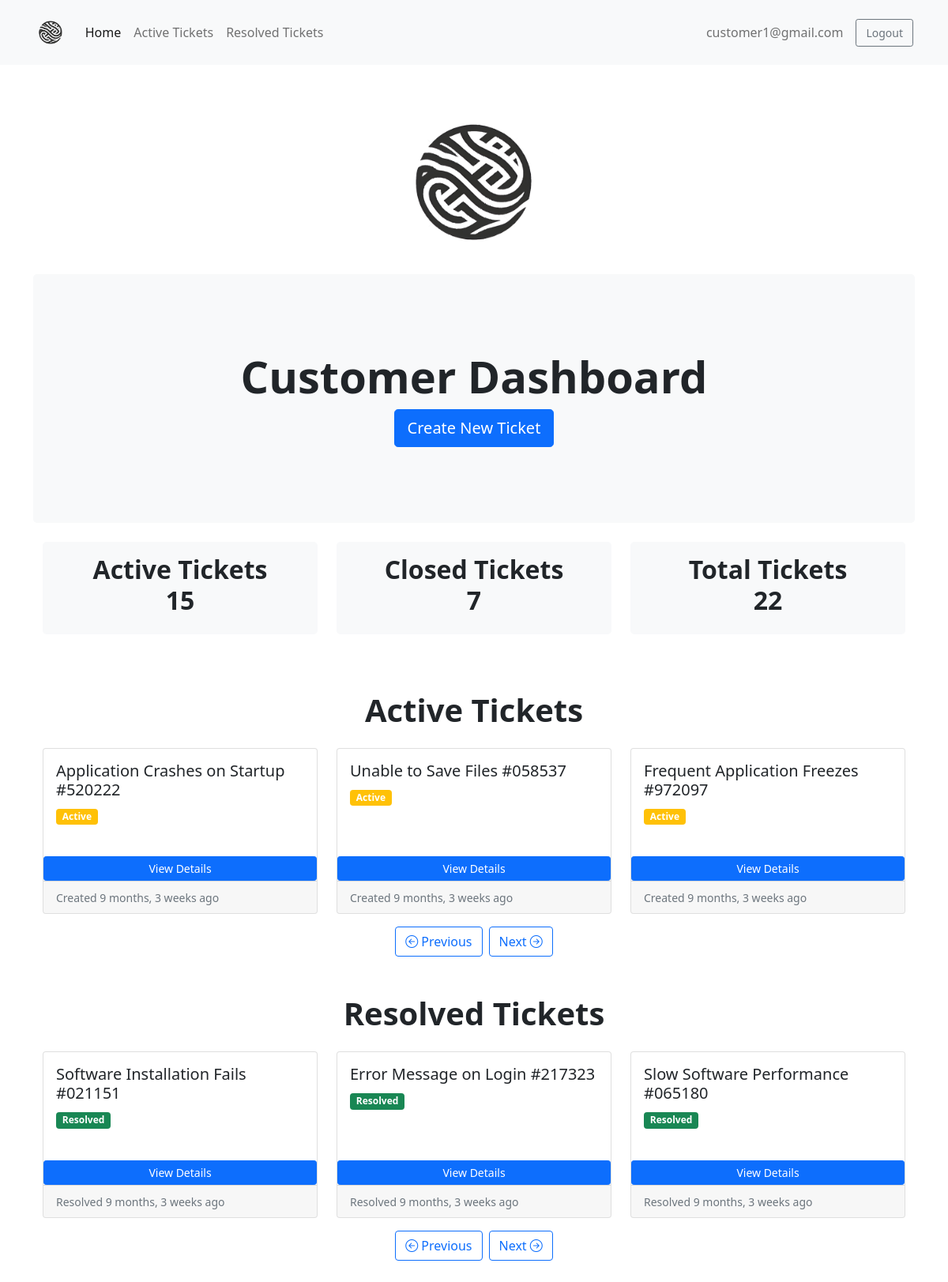
The app's page / (signed in) with its own data.
### accounts/models.py (models this page shows)
class User(AbstractUser):
    is_customer = models.BooleanField(default=False)
    is_engineer = models.BooleanField(default=False)
    email = models.EmailField(unique=True)

### ticket/models.py (models this page shows)
class Ticket(models.Model):
    customer = models.ForeignKey(User, on_delete=models.CASCADE)
    engineer = models.ForeignKey(User, on_delete=models.DO_NOTHING, related_name='engineer', null=True, blank=True)
    ticket_id = models.CharField(max_length=15, unique=True)
    ticket_title = models.CharField(max_length=50)
    ticket_description = models.TextField()
    status = models.CharField(max_length=20, choices=(('Active', 'Active'), ('Pending', 'Pending'), ('Resolved', 'Resolved')), default='Pending')
    created_on = models.DateTimeField(auto_now_add=True)
    last_modified = models.DateTimeField(auto_now=True)
    is_resolved = models.BooleanField(default=False)
    severity = models.CharField(max_length=5, choices=(('A', 'A'), ('B', 'B')), default='B')
    is_assigned_to_engineer = models.BooleanField(default=False)
    resolution_steps = models.TextField(blank=True, null=True)

### dashboard/views.py (the view, shortened to what this page needs)
# urls.py: path('', views.dashboard, name='dashboard')
@login_required
def dashboard(request):
    if request.user.is_customer:
        tickets = Ticket.objects.filter(customer=request.user).count()
        active_tickets = Ticket.objects.filter(customer=request.user, is_resolved=False).count()
        closed_tickets = Ticket.objects.filter(customer=request.user, is_resolved=True).count()
        active_tickets_list = Ticket.objects.filter(customer=request.user, is_resolved=False)
        resolved_tickets_list = Ticket.objects.filter(customer=request.user, is_resolved=True)
        context = {
            'tickets': tickets,
            'active_tickets': active_tickets,
            'closed_tickets': closed_tickets,
            'active_tickets_list': active_tickets_list,
            'resolved_tickets_list': resolved_tickets_list,
        }
        return render(request, 'dashboard/customer_dashboard.html', context)

### templates/dashboard/customer_dashboard.html
{% extends 'base.html' %}
{% load static %}
{% load humanize %}
{% block content %}
<div class="container-fluid text-center my-3">
    <img src="{% static 'assets/logo.png' %}" class="img-fluid" alt="Logo" style="max-width: 200px;">
</div>
<div class="p-5 mb-4 bg-light rounded-3">
    <div class="container-fluid py-5 text-center">
        <h1 class="display-4 fw-bold">Customer Dashboard</h1>
        <a href="{% url 'create-ticket' %}" class="btn btn-primary btn-lg" type="button">Create New Ticket</a>
    </div>
</div>
<div class="container">
    <div class="row">
        <div class="col">
            <div class="p-3 mb-4 bg-light rounded-3 text-center">
                <h2 class="display-7 fw-bold">Active Tickets<br>{{ active_tickets }}</h2>
            </div>
        </div>
        <div class="col">
            <div class="p-3 mb-4 bg-light rounded-3 text-center">
                <h2 class="display-7 fw-bold">Closed Tickets<br>{{ closed_tickets }}</h2>
            </div>
        </div>
        <div class="col">
            <div class="p-3 mb-4 bg-light rounded-3 text-center">
                <h2 class="display-7 fw-bold">Total Tickets<br>{{ tickets }}</h2>
            </div>
        </div>
    </div>
</div>
<div class="container my-5">
    <div class="text-center mb-4">
        <h3 class="display-6 fw-bold">Active Tickets</h3>
    </div>
    <div id="activeTicketsCarousel" class="carousel slide" data-bs-ride="carousel" data-bs-interval="false">
        <div class="carousel-inner">
            {% for ticket in active_tickets_list %}
            {% if forloop.counter0|divisibleby:3 %}
            <div class="carousel-item {% if forloop.first %}active{% endif %}">
                <div class="row">
            {% endif %}
                <div class="col-md-4">
                    <div class="card h-100 mb-4">
                        <div class="card-body">
                            <h5 class="card-title">{{ ticket.ticket_title }} #{{ ticket.ticket_id }}</h5>
                            <p class="card-text">
                                {% if ticket.status == 'Pending' %}
                                <span class="badge bg-danger">Pending</span>
                                {% elif ticket.status == 'Active' %}
                                <span class="badge bg-warning">Active</span>
                                {% elif ticket.status == 'Resolved' %}
                                <span class="badge bg-success">Resolved</span>
                                {% endif %}
                            </p>
                        </div>
                        <a href="{% url 'ticket-details' ticket.ticket_id %}" class="btn btn-primary btn-sm">View Details</a>
                        <div class="card-footer">
                            <small class="text-muted">Created {{ ticket.created_on|naturaltime }}</small>
                        </div>
                    </div>
                </div>
            {% if forloop.counter|divisibleby:3 or forloop.last %}
                </div>
            </div>
            {% endif %}
            {% endfor %}
        </div>
        <div class="d-flex justify-content-center mt-3">
            <button class="btn btn-outline-primary me-2" type="button" data-bs-target="#activeTicketsCarousel" data-bs-slide="prev">
                <i class="bi bi-arrow-left-circle"></i> Previous
            </button>
            <button class="btn btn-outline-primary" type="button" data-bs-target="#activeTicketsCarousel" data-bs-slide="next">
                Next <i class="bi bi-arrow-right-circle"></i>
            </button>
        </div>
    </div>
</div>
<div class="container my-5">
    <div class="text-center mb-4">
        <h3 class="display-6 fw-bold">Resolved Tickets</h3>
    </div>
    <div id="resolvedTicketsCarousel" class="carousel slide" data-bs-ride="carousel" data-bs-interval="false">
        <div class="carousel-inner">
            {% for ticket in resolved_tickets_list %}
            {% if forloop.counter0|divisibleby:3 %}
            <div class="carousel-item {% if forloop.first %}active{% endif %}">
                <div class="row">
            {% endif %}
                <div class="col-md-4">
                    <div class="card h-100 mb-4">
                        <div class="card-body">
                            <h5 class="card-title">{{ ticket.ticket_title }} #{{ ticket.ticket_id }}</h5>
                            <p class="card-text">
                                {% if ticket.status == 'Pending' %}
                                <span class="badge bg-danger">Pending</span>
                                {% elif ticket.status == 'Active' %}
                                <span class="badge bg-warning">Active</span>
                                {% elif ticket.status == 'Resolved' %}
                                <span class="badge bg-success">Resolved</span>
                                {% endif %}
                            </p>
                        </div>
                        <a href="{% url 'ticket-details' ticket.ticket_id %}" class="btn btn-primary btn-sm">View Details</a>
                        <div class="card-footer">
                            <small class="text-muted">Resolved {{ ticket.created_on|naturaltime }}</small>
                        </div>
                    </div>
                </div>
            {% if forloop.counter|divisibleby:3 or forloop.last %}
                </div>
            </div>
            {% endif %}
            {% endfor %}
        </div>
        <div class="d-flex justify-content-center mt-3">
            <button class="btn btn-outline-primary me-2" type="button" data-bs-target="#resolvedTicketsCarousel" data-bs-slide="prev">
                <i class="bi bi-arrow-left-circle"></i> Previous
            </button>
            <button class="btn btn-outline-primary" type="button" data-bs-target="#resolvedTicketsCarousel" data-bs-slide="next">
                Next <i class="bi bi-arrow-right-circle"></i>
            </button>
        </div>
    </div>
</div>
{% endblock content %}

### templates/base.html (shortened to what this page needs)
{% load static %}
<!doctype html>
<html lang="en">
<head>
    <link href="https://cdn.jsdelivr.net/npm/bootstrap@5.0.2/dist/css/bootstrap.min.css" rel="stylesheet"
>
    <link href="https://cdn.jsdelivr.net/npm/bootstrap-icons/font/bootstrap-icons.css" rel="stylesheet">
</head>
<body>
    <nav class="navbar navbar-expand-lg navbar-light bg-light">
        <div class="container-fluid">
            <a class="navbar-brand" href="/">
                <img src="{% static 'assets/logo.png' %}" alt="Logo">
            </a>
            <div class="collapse navbar-collapse" id="navbarSupportedContent">
                <ul class="navbar-nav me-auto mb-2 mb-lg-0">
                    <li class="nav-item">
                        <a class="nav-link active" aria-current="page" href="/">Home</a>
                    </li>
                    {% if request.user.is_customer %}
                    <li class="nav-item">
                        <a class="nav-link" href="{% url 'customer-active-tickets' %}">Active Tickets</a>
                    </li>
                    <li class="nav-item">
                        <a class="nav-link" href="{% url 'customer-resolved-tickets' %}">Resolved Tickets</a>
                    </li>
                    {% elif request.user.is_superuser %}
                    <li class="nav-item">
                        <a class="nav-link" href="{% url 'ticket-queue' %}" >View Ticket Queue</a>
                    {% endif %}
                </ul>
                {% if request.user.is_authenticated %}
                <span class="navbar-text me-3">{{ request.user.email }}</span>
                <a href="{% url 'logout' %}" class="btn btn-outline-secondary btn-sm btn-logout">Logout</a>
                {% endif %}
            </div>
        </div>
    </nav>
    <div class="container mt-5">
        {% block content %}
        {% endblock content %}
    </div>
</body>
</html>

### templates/base.html (style rules this page uses)
.navbar { padding: 1rem 2rem; }
.navbar-brand img { max-height: 40px; }
.navbar-nav .nav-link { font-size: 1rem; padding: 0.5rem 1rem; }
.btn-logout { padding: 0.375rem 0.75rem; font-size: 0.875rem; }

### records on screen
User: user.email "customer1@gmail.com"
Ticket: ticket_title "Application Crashes on Startup", ticket_id "520222", status "Active", created_on "9 months, 3 weeks ago"
Ticket: ticket_title "Unable to Save Files", ticket_id "058537", status "Active", created_on "9 months, 3 weeks ago"
Ticket: ticket_title "Frequent Application Freezes", ticket_id "972097", status "Active", created_on "9 months, 3 weeks ago"
Ticket: ticket_title "Software Installation Fails", ticket_id "021151", status "Resolved", created_on "9 months, 3 weeks ago"
Ticket: ticket_title "Error Message on Login", ticket_id "217323", status "Resolved", created_on "9 months, 3 weeks ago"
Ticket: ticket_title "Slow Software Performance", ticket_id "065180", status "Resolved", created_on "9 months, 3 weeks ago"

### other values on screen
{{ active_tickets }} "15"
{{ closed_tickets }} "7"
{{ tickets }} "22"
